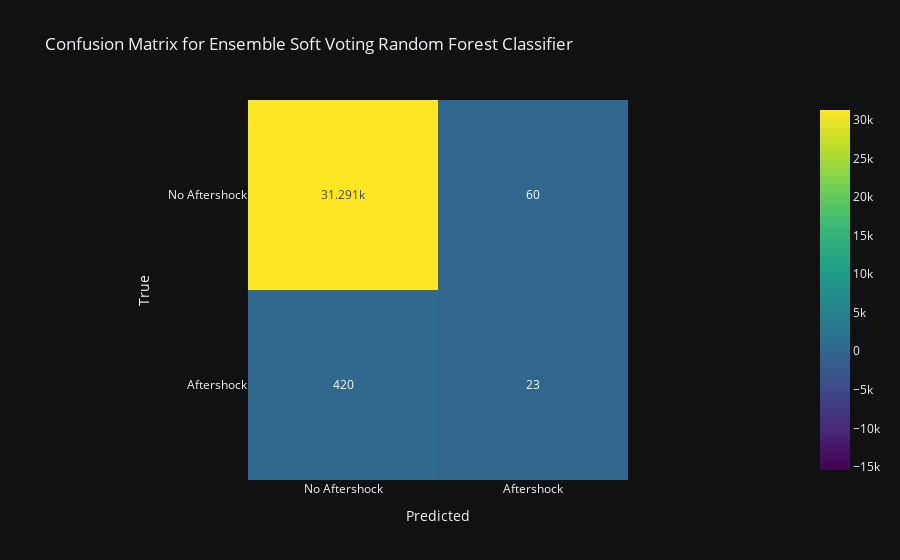
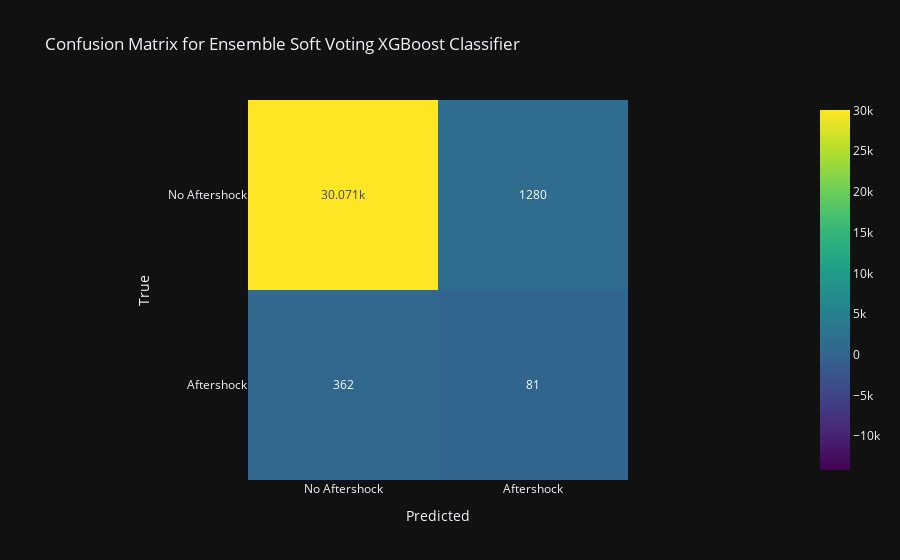
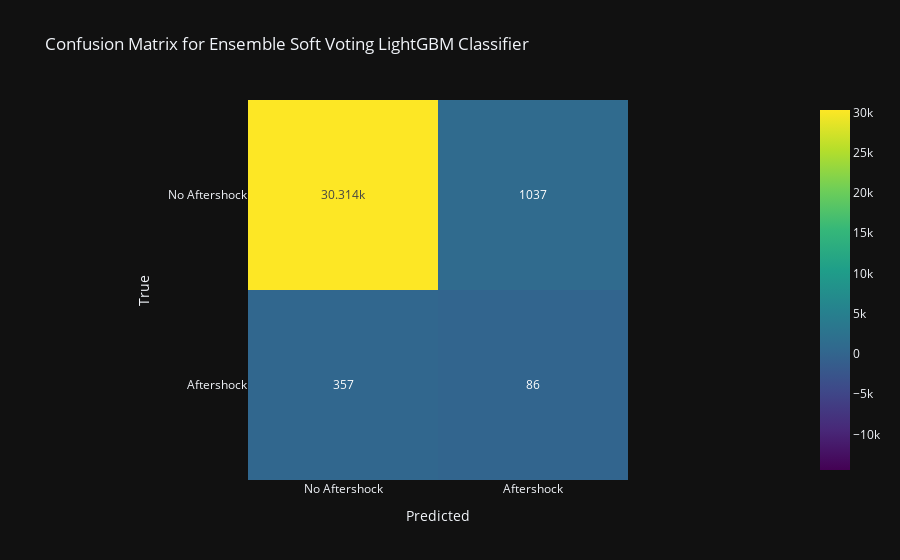
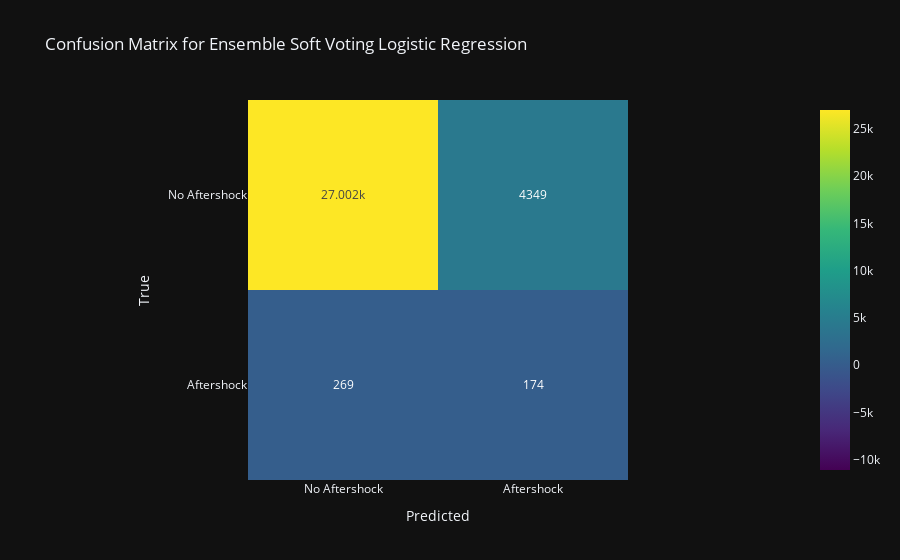

Notebook source saved alongside these figures, in order:
### Code cell
# Iterate through models and evaluate them
results_val = []
for model in models:
    score, conf_matrix = evaluate_baseline_model(x_train, y_train, x_val, y_val,
                                                 model['estimator'], model['name'])
    plot_confusion_matrix(conf_matrix, model['name'])
    results_val.append(score)

# Convert scores to a DataFrame
results_df_val = pd.DataFrame(results_val)

### Figure 1 — Plotly figure (JSON) as saved in the notebook; plotly's stock layout.template omitted (floating-point values rounded to 4 significant figures)
{"data": [{"coloraxis": "coloraxis", "name": "0", "texttemplate": "%{z}", "x": ["No Aftershock", "Aftershock"], "y": ["No Aftershock", "Aftershock"], "z": [[31291, 60], [420, 23]], "type": "heatmap", "xaxis": "x", "yaxis": "y", "hovertemplate": "Predicted: %{x}<br>True: %{y}<br>color: %{z}<extra></extra>"}], "layout": {"xaxis": {"anchor": "y", "domain": [0.0, 1.0], "scaleanchor": "y", "constrain": "domain", "title": {"text": "Predicted"}}, "yaxis": {"anchor": "x", "domain": [0.0, 1.0], "autorange": "reversed", "constrain": "domain", "title": {"text": "True"}}, "coloraxis": {"colorscale": [[0.0, "#440154"], [0.1111, "#482878"], [0.2222, "#3e4989"], [0.3333, "#31688e"], [0.4444, "#26828e"], [0.5556, "#1f9e89"], [0.6667, "#35b779"], [0.7778, "#6ece58"], [0.8889, "#b5de2b"], [1.0, "#fde725"]], "cmid": 7948.0}, "title": {"text": "Confusion Matrix for Ensemble Soft Voting Random Forest Classifier"}}}

### Figure 2 — Plotly figure (JSON) as saved in the notebook; plotly's stock layout.template omitted (floating-point values rounded to 4 significant figures)
{"data": [{"coloraxis": "coloraxis", "name": "0", "texttemplate": "%{z}", "x": ["No Aftershock", "Aftershock"], "y": ["No Aftershock", "Aftershock"], "z": [[30071, 1280], [362, 81]], "type": "heatmap", "xaxis": "x", "yaxis": "y", "hovertemplate": "Predicted: %{x}<br>True: %{y}<br>color: %{z}<extra></extra>"}], "layout": {"xaxis": {"anchor": "y", "domain": [0.0, 1.0], "scaleanchor": "y", "constrain": "domain", "title": {"text": "Predicted"}}, "yaxis": {"anchor": "x", "domain": [0.0, 1.0], "autorange": "reversed", "constrain": "domain", "title": {"text": "True"}}, "coloraxis": {"colorscale": [[0.0, "#440154"], [0.1111, "#482878"], [0.2222, "#3e4989"], [0.3333, "#31688e"], [0.4444, "#26828e"], [0.5556, "#1f9e89"], [0.6667, "#35b779"], [0.7778, "#6ece58"], [0.8889, "#b5de2b"], [1.0, "#fde725"]], "cmid": 7948.0}, "title": {"text": "Confusion Matrix for Ensemble Soft Voting XGBoost Classifier"}}}

### Figure 3 — Plotly figure (JSON) as saved in the notebook; plotly's stock layout.template omitted (floating-point values rounded to 4 significant figures)
{"data": [{"coloraxis": "coloraxis", "name": "0", "texttemplate": "%{z}", "x": ["No Aftershock", "Aftershock"], "y": ["No Aftershock", "Aftershock"], "z": [[30314, 1037], [357, 86]], "type": "heatmap", "xaxis": "x", "yaxis": "y", "hovertemplate": "Predicted: %{x}<br>True: %{y}<br>color: %{z}<extra></extra>"}], "layout": {"xaxis": {"anchor": "y", "domain": [0.0, 1.0], "scaleanchor": "y", "constrain": "domain", "title": {"text": "Predicted"}}, "yaxis": {"anchor": "x", "domain": [0.0, 1.0], "autorange": "reversed", "constrain": "domain", "title": {"text": "True"}}, "coloraxis": {"colorscale": [[0.0, "#440154"], [0.1111, "#482878"], [0.2222, "#3e4989"], [0.3333, "#31688e"], [0.4444, "#26828e"], [0.5556, "#1f9e89"], [0.6667, "#35b779"], [0.7778, "#6ece58"], [0.8889, "#b5de2b"], [1.0, "#fde725"]], "cmid": 7948.0}, "title": {"text": "Confusion Matrix for Ensemble Soft Voting LightGBM Classifier"}}}

### Figure 4 — Plotly figure (JSON) as saved in the notebook; plotly's stock layout.template omitted (floating-point values rounded to 4 significant figures)
{"data": [{"coloraxis": "coloraxis", "name": "0", "texttemplate": "%{z}", "x": ["No Aftershock", "Aftershock"], "y": ["No Aftershock", "Aftershock"], "z": [[27002, 4349], [269, 174]], "type": "heatmap", "xaxis": "x", "yaxis": "y", "hovertemplate": "Predicted: %{x}<br>True: %{y}<br>color: %{z}<extra></extra>"}], "layout": {"xaxis": {"anchor": "y", "domain": [0.0, 1.0], "scaleanchor": "y", "constrain": "domain", "title": {"text": "Predicted"}}, "yaxis": {"anchor": "x", "domain": [0.0, 1.0], "autorange": "reversed", "constrain": "domain", "title": {"text": "True"}}, "coloraxis": {"colorscale": [[0.0, "#440154"], [0.1111, "#482878"], [0.2222, "#3e4989"], [0.3333, "#31688e"], [0.4444, "#26828e"], [0.5556, "#1f9e89"], [0.6667, "#35b779"], [0.7778, "#6ece58"], [0.8889, "#b5de2b"], [1.0, "#fde725"]], "cmid": 7948.0}, "title": {"text": "Confusion Matrix for Ensemble Soft Voting Logistic Regression"}}}
